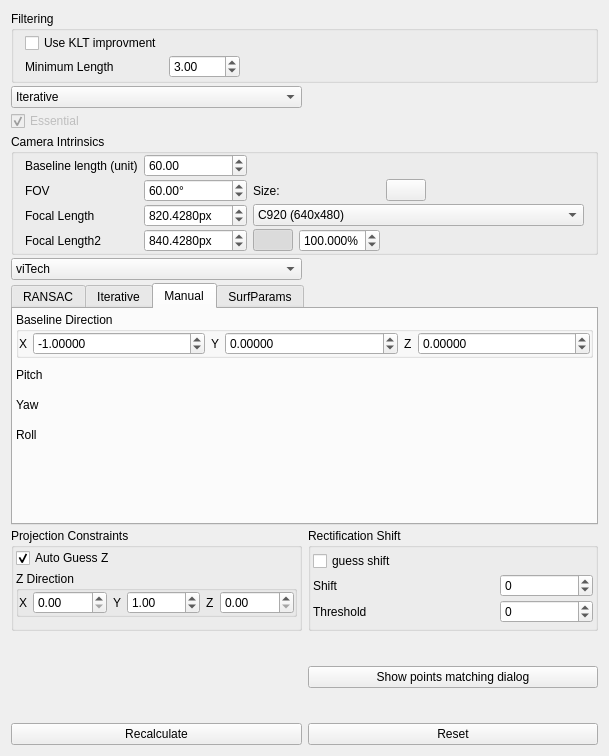
<?xml version="1.0" encoding="UTF-8"?>
<ui version="4.0">
 <class>RectifyParametersControlWidget</class>
 <widget class="QWidget" name="RectifyParametersControlWidget">
  <property name="geometry">
   <rect>
    <x>0</x>
    <y>0</y>
    <width>609</width>
    <height>756</height>
   </rect>
  </property>
  <property name="windowTitle">
   <string>RectifyCamDialog</string>
  </property>
  <property name="windowIcon">
   <iconset resource="../../resources/main.qrc">
    <normaloff>:/new/prefix1/georectify.png</normaloff>:/new/prefix1/georectify.png</iconset>
  </property>
  <layout class="QGridLayout" name="gridLayout_2">
   <property name="verticalSpacing">
    <number>3</number>
   </property>
   <item row="0" column="0" colspan="2">
    <widget class="QGroupBox" name="groupBox_3">
     <property name="sizePolicy">
      <sizepolicy hsizetype="Preferred" vsizetype="Maximum">
       <horstretch>0</horstretch>
       <verstretch>0</verstretch>
      </sizepolicy>
     </property>
     <property name="title">
      <string>Filtering</string>
     </property>
     <layout class="QGridLayout" name="gridLayout_3">
      <property name="topMargin">
       <number>2</number>
      </property>
      <property name="bottomMargin">
       <number>2</number>
      </property>
      <property name="verticalSpacing">
       <number>2</number>
      </property>
      <item row="1" column="0">
       <widget class="QLabel" name="minimumLengthLabel">
        <property name="text">
         <string>Minimum Length</string>
        </property>
       </widget>
      </item>
      <item row="1" column="1">
       <widget class="QDoubleSpinBox" name="filterMinimumLengthSpinBox">
        <property name="maximum">
         <double>9999.989999999999782</double>
        </property>
        <property name="value">
         <double>3.000000000000000</double>
        </property>
       </widget>
      </item>
      <item row="0" column="2" rowspan="2">
       <spacer name="horizontalSpacer">
        <property name="orientation">
         <enum>Qt::Horizontal</enum>
        </property>
        <property name="sizeHint" stdset="0">
         <size>
          <width>40</width>
          <height>20</height>
         </size>
        </property>
       </spacer>
      </item>
      <item row="0" column="0">
       <widget class="QCheckBox" name="useKLTCheckBox">
        <property name="text">
         <string>Use KLT improvment</string>
        </property>
       </widget>
      </item>
     </layout>
    </widget>
   </item>
   <item row="3" column="0">
    <widget class="QCheckBox" name="computeEssentialCheckBox">
     <property name="enabled">
      <bool>false</bool>
     </property>
     <property name="text">
      <string>Essential</string>
     </property>
     <property name="checked">
      <bool>true</bool>
     </property>
    </widget>
   </item>
   <item row="10" column="0">
    <widget class="QPushButton" name="rectifyButton">
     <property name="text">
      <string>Recalculate</string>
     </property>
    </widget>
   </item>
   <item row="7" column="1">
    <widget class="QGroupBox" name="groupBox">
     <property name="title">
      <string>Rectification Shift</string>
     </property>
     <layout class="QGridLayout" name="gridLayout_5">
      <property name="leftMargin">
       <number>2</number>
      </property>
      <property name="topMargin">
       <number>0</number>
      </property>
      <property name="rightMargin">
       <number>2</number>
      </property>
      <property name="bottomMargin">
       <number>0</number>
      </property>
      <property name="spacing">
       <number>0</number>
      </property>
      <item row="0" column="0" colspan="3">
       <widget class="QCheckBox" name="autoShiftCheckBox">
        <property name="text">
         <string>guess shift</string>
        </property>
       </widget>
      </item>
      <item row="2" column="0">
       <widget class="QLabel" name="label_5">
        <property name="text">
         <string>Shift</string>
        </property>
       </widget>
      </item>
      <item row="2" column="2">
       <widget class="QSpinBox" name="preShiftSpinBox">
        <property name="minimum">
         <number>-1000</number>
        </property>
        <property name="maximum">
         <number>1000</number>
        </property>
       </widget>
      </item>
      <item row="3" column="2">
       <widget class="QSpinBox" name="guessShiftThresholdSpinBox">
        <property name="minimum">
         <number>-1000</number>
        </property>
        <property name="maximum">
         <number>1000</number>
        </property>
       </widget>
      </item>
      <item row="3" column="0">
       <widget class="QLabel" name="label_6">
        <property name="text">
         <string>Threshold</string>
        </property>
       </widget>
      </item>
     </layout>
    </widget>
   </item>
   <item row="8" column="0">
    <spacer name="verticalSpacer_2">
     <property name="orientation">
      <enum>Qt::Vertical</enum>
     </property>
     <property name="sizeHint" stdset="0">
      <size>
       <width>20</width>
       <height>40</height>
      </size>
     </property>
    </spacer>
   </item>
   <item row="10" column="1">
    <widget class="QPushButton" name="resetButton">
     <property name="text">
      <string>Reset</string>
     </property>
    </widget>
   </item>
   <item row="7" column="0">
    <widget class="QGroupBox" name="groupBox_6">
     <property name="title">
      <string>Projection Constraints</string>
     </property>
     <layout class="QGridLayout" name="gridLayout_8">
      <property name="leftMargin">
       <number>2</number>
      </property>
      <property name="topMargin">
       <number>0</number>
      </property>
      <property name="rightMargin">
       <number>2</number>
      </property>
      <property name="verticalSpacing">
       <number>3</number>
      </property>
      <item row="3" column="0" colspan="3">
       <widget class="QGroupBox" name="groupBox_7">
        <property name="title">
         <string>Z Direction</string>
        </property>
        <layout class="QGridLayout" name="gridLayout_7">
         <property name="leftMargin">
          <number>0</number>
         </property>
         <property name="topMargin">
          <number>0</number>
         </property>
         <property name="rightMargin">
          <number>0</number>
         </property>
         <property name="bottomMargin">
          <number>0</number>
         </property>
         <property name="verticalSpacing">
          <number>0</number>
         </property>
         <item row="0" column="0">
          <widget class="QLabel" name="label_12">
           <property name="sizePolicy">
            <sizepolicy hsizetype="Maximum" vsizetype="Preferred">
             <horstretch>0</horstretch>
             <verstretch>0</verstretch>
            </sizepolicy>
           </property>
           <property name="text">
            <string>X</string>
           </property>
          </widget>
         </item>
         <item row="0" column="1">
          <widget class="QDoubleSpinBox" name="zdirXSpinBox">
           <property name="value">
            <double>0.000000000000000</double>
           </property>
          </widget>
         </item>
         <item row="0" column="2">
          <widget class="QLabel" name="label_13">
           <property name="sizePolicy">
            <sizepolicy hsizetype="Maximum" vsizetype="Preferred">
             <horstretch>0</horstretch>
             <verstretch>0</verstretch>
            </sizepolicy>
           </property>
           <property name="text">
            <string>Y</string>
           </property>
          </widget>
         </item>
         <item row="0" column="4">
          <widget class="QLabel" name="label_14">
           <property name="sizePolicy">
            <sizepolicy hsizetype="Maximum" vsizetype="Preferred">
             <horstretch>0</horstretch>
             <verstretch>0</verstretch>
            </sizepolicy>
           </property>
           <property name="text">
            <string>Z</string>
           </property>
          </widget>
         </item>
         <item row="0" column="3">
          <widget class="QDoubleSpinBox" name="zdirYSpinBox">
           <property name="value">
            <double>1.000000000000000</double>
           </property>
          </widget>
         </item>
         <item row="0" column="5">
          <widget class="QDoubleSpinBox" name="zdirZSpinBox"/>
         </item>
        </layout>
       </widget>
      </item>
      <item row="2" column="0">
       <widget class="QCheckBox" name="autoZCheckBox">
        <property name="text">
         <string>Auto Guess Z</string>
        </property>
        <property name="checked">
         <bool>true</bool>
        </property>
       </widget>
      </item>
     </layout>
    </widget>
   </item>
   <item row="4" column="0" colspan="2">
    <widget class="QGroupBox" name="groupBox_2">
     <property name="title">
      <string>Camera Intrinsics</string>
     </property>
     <layout class="QGridLayout" name="gridLayout_10">
      <property name="topMargin">
       <number>0</number>
      </property>
      <property name="bottomMargin">
       <number>0</number>
      </property>
      <property name="verticalSpacing">
       <number>2</number>
      </property>
      <item row="2" column="1">
       <widget class="QDoubleSpinBox" name="priorFocalSpinBox">
        <property name="suffix">
         <string>px</string>
        </property>
        <property name="decimals">
         <number>4</number>
        </property>
        <property name="maximum">
         <double>99999.990000000005239</double>
        </property>
        <property name="value">
         <double>820.427999999999997</double>
        </property>
       </widget>
      </item>
      <item row="0" column="0">
       <widget class="QLabel" name="label_8">
        <property name="text">
         <string>Baseline length (unit)</string>
        </property>
       </widget>
      </item>
      <item row="0" column="1">
       <widget class="QDoubleSpinBox" name="baselineLengthSpinBox">
        <property name="minimum">
         <double>-99999.000000000000000</double>
        </property>
        <property name="maximum">
         <double>99999.990000000005239</double>
        </property>
        <property name="value">
         <double>60.000000000000000</double>
        </property>
       </widget>
      </item>
      <item row="2" column="0">
       <widget class="QLabel" name="RansacLabel_3">
        <property name="text">
         <string>Focal Length</string>
        </property>
       </widget>
      </item>
      <item row="2" column="3" colspan="3">
       <widget class="QComboBox" name="cameraPresetComboBox">
        <item>
         <property name="text">
          <string>С920 (640x480)</string>
         </property>
        </item>
        <item>
         <property name="text">
          <string>Sony PS Eye 640x480 (wide)</string>
         </property>
        </item>
        <item>
         <property name="text">
          <string>Sony PS Eye 640x480 (tele)</string>
         </property>
        </item>
        <item>
         <property name="text">
          <string>Beholder (Crow) v1</string>
         </property>
        </item>
       </widget>
      </item>
      <item row="3" column="0">
       <widget class="QLabel" name="label_23">
        <property name="text">
         <string>Focal Length2</string>
        </property>
       </widget>
      </item>
      <item row="3" column="3">
       <widget class="QPushButton" name="lockedFocalButton">
        <property name="text">
         <string/>
        </property>
        <property name="icon">
         <iconset resource="../../resources/main.qrc">
          <normaloff>:/new/prefix1/unlock.png</normaloff>
          <normalon>:/new/prefix1/lock.png</normalon>:/new/prefix1/unlock.png</iconset>
        </property>
        <property name="checkable">
         <bool>true</bool>
        </property>
        <property name="checked">
         <bool>true</bool>
        </property>
       </widget>
      </item>
      <item row="3" column="1">
       <widget class="QDoubleSpinBox" name="priorFocal2SpinBox">
        <property name="prefix">
         <string/>
        </property>
        <property name="suffix">
         <string>px</string>
        </property>
        <property name="decimals">
         <number>4</number>
        </property>
        <property name="maximum">
         <double>99999.990000000005239</double>
        </property>
        <property name="value">
         <double>840.427999999999997</double>
        </property>
       </widget>
      </item>
      <item row="3" column="4">
       <widget class="QDoubleSpinBox" name="focalProportionSpinBox">
        <property name="suffix">
         <string>%</string>
        </property>
        <property name="decimals">
         <number>3</number>
        </property>
        <property name="maximum">
         <double>999.990000000000009</double>
        </property>
        <property name="value">
         <double>100.000000000000000</double>
        </property>
       </widget>
      </item>
      <item row="1" column="0">
       <widget class="QLabel" name="label_19">
        <property name="enabled">
         <bool>true</bool>
        </property>
        <property name="text">
         <string>FOV</string>
        </property>
       </widget>
      </item>
      <item row="1" column="1">
       <widget class="QDoubleSpinBox" name="fovAngleSpinBox">
        <property name="enabled">
         <bool>true</bool>
        </property>
        <property name="prefix">
         <string/>
        </property>
        <property name="suffix">
         <string>°</string>
        </property>
        <property name="maximum">
         <double>180.000000000000000</double>
        </property>
        <property name="value">
         <double>60.000000000000000</double>
        </property>
       </widget>
      </item>
      <item row="3" column="5">
       <spacer name="horizontalSpacer_5">
        <property name="orientation">
         <enum>Qt::Horizontal</enum>
        </property>
        <property name="sizeHint" stdset="0">
         <size>
          <width>40</width>
          <height>20</height>
         </size>
        </property>
       </spacer>
      </item>
      <item row="1" column="5">
       <widget class="QPushButton" name="fovToFocalButton">
        <property name="sizePolicy">
         <sizepolicy hsizetype="Fixed" vsizetype="Fixed">
          <horstretch>0</horstretch>
          <verstretch>0</verstretch>
         </sizepolicy>
        </property>
        <property name="toolTip">
         <string>Use FOV</string>
        </property>
        <property name="text">
         <string/>
        </property>
        <property name="icon">
         <iconset resource="../../resources/main.qrc">
          <normaloff>:/new/prefix1/forward_alt.png</normaloff>:/new/prefix1/forward_alt.png</iconset>
        </property>
       </widget>
      </item>
      <item row="1" column="3" colspan="2">
       <widget class="QLabel" name="sizeLabel">
        <property name="text">
         <string>Size:</string>
        </property>
       </widget>
      </item>
     </layout>
    </widget>
   </item>
   <item row="2" column="0">
    <widget class="QComboBox" name="estimationMethodComboBox">
     <property name="currentIndex">
      <number>1</number>
     </property>
     <item>
      <property name="text">
       <string>RANSAC</string>
      </property>
     </item>
     <item>
      <property name="text">
       <string>Iterative</string>
      </property>
     </item>
     <item>
      <property name="text">
       <string>Manual</string>
      </property>
     </item>
    </widget>
   </item>
   <item row="5" column="0">
    <widget class="QComboBox" name="matchingMethodComboBox">
     <property name="currentIndex">
      <number>1</number>
     </property>
     <item>
      <property name="text">
       <string>SurfCV</string>
      </property>
     </item>
     <item>
      <property name="text">
       <string>viTech</string>
      </property>
     </item>
    </widget>
   </item>
   <item row="6" column="0" colspan="2">
    <widget class="QTabWidget" name="tabWidget">
     <property name="currentIndex">
      <number>2</number>
     </property>
     <widget class="QWidget" name="tab">
      <attribute name="title">
       <string>RANSAC</string>
      </attribute>
      <layout class="QGridLayout" name="gridLayout_11">
       <property name="leftMargin">
        <number>3</number>
       </property>
       <property name="topMargin">
        <number>3</number>
       </property>
       <property name="rightMargin">
        <number>3</number>
       </property>
       <property name="bottomMargin">
        <number>3</number>
       </property>
       <property name="spacing">
        <number>3</number>
       </property>
       <item row="0" column="0">
        <widget class="QCheckBox" name="normaliseCheckBox">
         <property name="text">
          <string>normalise</string>
         </property>
         <property name="checked">
          <bool>true</bool>
         </property>
        </widget>
       </item>
       <item row="1" column="0">
        <widget class="QLabel" name="RansacLabel">
         <property name="text">
          <string>RANSAC iterations</string>
         </property>
        </widget>
       </item>
       <item row="1" column="1">
        <widget class="QSpinBox" name="ransacIterationsSpinBox">
         <property name="maximum">
          <number>100000</number>
         </property>
         <property name="value">
          <number>4000</number>
         </property>
        </widget>
       </item>
       <item row="2" column="0">
        <widget class="QLabel" name="label_2">
         <property name="text">
          <string>RANSAC test size</string>
         </property>
        </widget>
       </item>
       <item row="2" column="1">
        <widget class="QSpinBox" name="ransacTestSizeSpinBox">
         <property name="minimum">
          <number>9</number>
         </property>
         <property name="maximum">
          <number>500</number>
         </property>
         <property name="value">
          <number>15</number>
         </property>
        </widget>
       </item>
       <item row="3" column="0">
        <widget class="QLabel" name="label">
         <property name="text">
          <string>RANSAC threshold</string>
         </property>
        </widget>
       </item>
       <item row="3" column="1">
        <widget class="QDoubleSpinBox" name="ransacThresholdSpinBox">
         <property name="singleStep">
          <double>0.100000000000000</double>
         </property>
         <property name="value">
          <double>1.000000000000000</double>
         </property>
        </widget>
       </item>
       <item row="4" column="1">
        <spacer name="verticalSpacer">
         <property name="orientation">
          <enum>Qt::Vertical</enum>
         </property>
         <property name="sizeHint" stdset="0">
          <size>
           <width>20</width>
           <height>40</height>
          </size>
         </property>
        </spacer>
       </item>
       <item row="3" column="2">
        <spacer name="horizontalSpacer_4">
         <property name="orientation">
          <enum>Qt::Horizontal</enum>
         </property>
         <property name="sizeHint" stdset="0">
          <size>
           <width>40</width>
           <height>20</height>
          </size>
         </property>
        </spacer>
       </item>
      </layout>
     </widget>
     <widget class="QWidget" name="tab_3">
      <attribute name="title">
       <string>Iterative</string>
      </attribute>
      <layout class="QGridLayout" name="gridLayout">
       <property name="topMargin">
        <number>0</number>
       </property>
       <property name="verticalSpacing">
        <number>2</number>
       </property>
       <item row="0" column="0" colspan="2">
        <widget class="QGroupBox" name="groupBox_5">
         <property name="enabled">
          <bool>false</bool>
         </property>
         <property name="title">
          <string>Baseline Direction</string>
         </property>
         <layout class="QGridLayout" name="gridLayout_6">
          <property name="leftMargin">
           <number>0</number>
          </property>
          <property name="topMargin">
           <number>0</number>
          </property>
          <property name="rightMargin">
           <number>0</number>
          </property>
          <property name="bottomMargin">
           <number>0</number>
          </property>
          <property name="verticalSpacing">
           <number>0</number>
          </property>
          <item row="0" column="0">
           <widget class="QLabel" name="label_9">
            <property name="sizePolicy">
             <sizepolicy hsizetype="Maximum" vsizetype="Preferred">
              <horstretch>0</horstretch>
              <verstretch>0</verstretch>
             </sizepolicy>
            </property>
            <property name="text">
             <string>X</string>
            </property>
           </widget>
          </item>
          <item row="0" column="1">
           <widget class="QDoubleSpinBox" name="baselineXSpinBox">
            <property name="value">
             <double>1.000000000000000</double>
            </property>
           </widget>
          </item>
          <item row="0" column="2">
           <widget class="QLabel" name="label_10">
            <property name="sizePolicy">
             <sizepolicy hsizetype="Maximum" vsizetype="Preferred">
              <horstretch>0</horstretch>
              <verstretch>0</verstretch>
             </sizepolicy>
            </property>
            <property name="text">
             <string>Y</string>
            </property>
           </widget>
          </item>
          <item row="0" column="3">
           <widget class="QDoubleSpinBox" name="baselineYSpinBox"/>
          </item>
          <item row="0" column="4">
           <widget class="QLabel" name="label_11">
            <property name="sizePolicy">
             <sizepolicy hsizetype="Maximum" vsizetype="Preferred">
              <horstretch>0</horstretch>
              <verstretch>0</verstretch>
             </sizepolicy>
            </property>
            <property name="text">
             <string>Z</string>
            </property>
           </widget>
          </item>
          <item row="0" column="5">
           <widget class="QDoubleSpinBox" name="baselineZSpinBox"/>
          </item>
         </layout>
        </widget>
       </item>
       <item row="1" column="0">
        <widget class="QLabel" name="label_3">
         <property name="text">
          <string>Search Method</string>
         </property>
        </widget>
       </item>
       <item row="1" column="1">
        <widget class="QComboBox" name="iterativeMethodComboBox">
         <property name="enabled">
          <bool>true</bool>
         </property>
         <property name="currentIndex">
          <number>2</number>
         </property>
         <item>
          <property name="text">
           <string>SVD</string>
          </property>
         </item>
         <item>
          <property name="text">
           <string>GradientDescent</string>
          </property>
         </item>
         <item>
          <property name="text">
           <string>ML</string>
          </property>
         </item>
         <item>
          <property name="text">
           <string>ClassicKalman</string>
          </property>
         </item>
         <item>
          <property name="text">
           <string>Kalman</string>
          </property>
         </item>
        </widget>
       </item>
       <item row="2" column="0">
        <widget class="QLabel" name="ItaretiveIterations">
         <property name="text">
          <string>Iterations</string>
         </property>
        </widget>
       </item>
       <item row="2" column="1">
        <widget class="QSpinBox" name="iterativeIterationsSpinBox">
         <property name="maximum">
          <number>100000</number>
         </property>
         <property name="value">
          <number>50</number>
         </property>
        </widget>
       </item>
       <item row="3" column="0">
        <widget class="QLabel" name="RansacLabel_4">
         <property name="text">
          <string>Initial Sigma (px)</string>
         </property>
        </widget>
       </item>
       <item row="3" column="1">
        <widget class="QDoubleSpinBox" name="iterativeInitialSigmaSpinBox">
         <property name="decimals">
          <number>4</number>
         </property>
         <property name="maximum">
          <double>999.990000000000009</double>
         </property>
         <property name="value">
          <double>30.000000000000000</double>
         </property>
        </widget>
       </item>
       <item row="4" column="0">
        <widget class="QLabel" name="RansacLabel_5">
         <property name="text">
          <string>Sigma Factor</string>
         </property>
        </widget>
       </item>
       <item row="4" column="1">
        <widget class="QDoubleSpinBox" name="iterativeFactorSigmaSpinBox">
         <property name="decimals">
          <number>5</number>
         </property>
         <property name="maximum">
          <double>2.990000000000000</double>
         </property>
         <property name="value">
          <double>0.940000000000000</double>
         </property>
        </widget>
       </item>
       <item row="6" column="0">
        <spacer name="verticalSpacer_3">
         <property name="orientation">
          <enum>Qt::Vertical</enum>
         </property>
         <property name="sizeHint" stdset="0">
          <size>
           <width>20</width>
           <height>40</height>
          </size>
         </property>
        </spacer>
       </item>
       <item row="3" column="2">
        <spacer name="horizontalSpacer_3">
         <property name="orientation">
          <enum>Qt::Horizontal</enum>
         </property>
         <property name="sizeHint" stdset="0">
          <size>
           <width>40</width>
           <height>20</height>
          </size>
         </property>
        </spacer>
       </item>
       <item row="5" column="0">
        <widget class="QLabel" name="finalSigmaLabel">
         <property name="text">
          <string>Info Label</string>
         </property>
        </widget>
       </item>
      </layout>
     </widget>
     <widget class="QWidget" name="tab_2">
      <attribute name="title">
       <string>Manual</string>
      </attribute>
      <layout class="QGridLayout" name="gridLayout_4">
       <property name="leftMargin">
        <number>3</number>
       </property>
       <property name="topMargin">
        <number>3</number>
       </property>
       <property name="rightMargin">
        <number>3</number>
       </property>
       <property name="bottomMargin">
        <number>3</number>
       </property>
       <property name="spacing">
        <number>3</number>
       </property>
       <item row="0" column="0" colspan="3">
        <widget class="QGroupBox" name="groupBox_8">
         <property name="title">
          <string>Baseline Direction</string>
         </property>
         <layout class="QGridLayout" name="gridLayout_9">
          <property name="leftMargin">
           <number>0</number>
          </property>
          <property name="topMargin">
           <number>0</number>
          </property>
          <property name="rightMargin">
           <number>0</number>
          </property>
          <property name="bottomMargin">
           <number>0</number>
          </property>
          <property name="verticalSpacing">
           <number>0</number>
          </property>
          <item row="0" column="0">
           <widget class="QLabel" name="label_15">
            <property name="sizePolicy">
             <sizepolicy hsizetype="Maximum" vsizetype="Preferred">
              <horstretch>0</horstretch>
              <verstretch>0</verstretch>
             </sizepolicy>
            </property>
            <property name="text">
             <string>X</string>
            </property>
           </widget>
          </item>
          <item row="0" column="1">
           <widget class="QDoubleSpinBox" name="manualXSpinBox">
            <property name="decimals">
             <number>5</number>
            </property>
            <property name="minimum">
             <double>-999.000000000000000</double>
            </property>
            <property name="maximum">
             <double>999.990000000000009</double>
            </property>
            <property name="value">
             <double>-1.000000000000000</double>
            </property>
           </widget>
          </item>
          <item row="0" column="2">
           <widget class="QLabel" name="label_16">
            <property name="sizePolicy">
             <sizepolicy hsizetype="Maximum" vsizetype="Preferred">
              <horstretch>0</horstretch>
              <verstretch>0</verstretch>
             </sizepolicy>
            </property>
            <property name="text">
             <string>Y</string>
            </property>
           </widget>
          </item>
          <item row="0" column="3">
           <widget class="QDoubleSpinBox" name="manualYSpinBox">
            <property name="decimals">
             <number>5</number>
            </property>
            <property name="minimum">
             <double>-999.000000000000000</double>
            </property>
            <property name="maximum">
             <double>999.990000000000009</double>
            </property>
            <property name="value">
             <double>0.000000000000000</double>
            </property>
           </widget>
          </item>
          <item row="0" column="4">
           <widget class="QLabel" name="label_17">
            <property name="sizePolicy">
             <sizepolicy hsizetype="Maximum" vsizetype="Preferred">
              <horstretch>0</horstretch>
              <verstretch>0</verstretch>
             </sizepolicy>
            </property>
            <property name="text">
             <string>Z</string>
            </property>
           </widget>
          </item>
          <item row="0" column="5">
           <widget class="QDoubleSpinBox" name="manualZSpinBox">
            <property name="decimals">
             <number>5</number>
            </property>
            <property name="minimum">
             <double>-999.000000000000000</double>
            </property>
            <property name="maximum">
             <double>999.990000000000009</double>
            </property>
           </widget>
          </item>
         </layout>
        </widget>
       </item>
       <item row="1" column="0">
        <widget class="QLabel" name="label_4">
         <property name="text">
          <string>Pitch</string>
         </property>
        </widget>
       </item>
       <item row="1" column="1">
        <widget class="AngleEditBox" name="manualPitchSpinBox" native="true">
         <property name="sizePolicy">
          <sizepolicy hsizetype="Preferred" vsizetype="Preferred">
           <horstretch>0</horstretch>
           <verstretch>0</verstretch>
          </sizepolicy>
         </property>
         <property name="minimumSize">
          <size>
           <width>13</width>
           <height>27</height>
          </size>
         </property>
        </widget>
       </item>
       <item row="1" column="2">
        <spacer name="horizontalSpacer_2">
         <property name="orientation">
          <enum>Qt::Horizontal</enum>
         </property>
         <property name="sizeHint" stdset="0">
          <size>
           <width>40</width>
           <height>20</height>
          </size>
         </property>
        </spacer>
       </item>
       <item row="2" column="0">
        <widget class="QLabel" name="label_7">
         <property name="text">
          <string>Yaw</string>
         </property>
        </widget>
       </item>
       <item row="2" column="1">
        <widget class="AngleEditBox" name="manualYawSpinBox" native="true">
         <property name="sizePolicy">
          <sizepolicy hsizetype="Preferred" vsizetype="Fixed">
           <horstretch>0</horstretch>
           <verstretch>0</verstretch>
          </sizepolicy>
         </property>
         <property name="minimumSize">
          <size>
           <width>13</width>
           <height>27</height>
          </size>
         </property>
        </widget>
       </item>
       <item row="3" column="0">
        <widget class="QLabel" name="label_18">
         <property name="text">
          <string>Roll</string>
         </property>
        </widget>
       </item>
       <item row="3" column="1">
        <widget class="AngleEditBox" name="manualRollSpinBox" native="true">
         <property name="sizePolicy">
          <sizepolicy hsizetype="Preferred" vsizetype="Minimum">
           <horstretch>0</horstretch>
           <verstretch>0</verstretch>
          </sizepolicy>
         </property>
         <property name="minimumSize">
          <size>
           <width>13</width>
           <height>27</height>
          </size>
         </property>
        </widget>
       </item>
       <item row="4" column="0">
        <spacer name="verticalSpacer_4">
         <property name="orientation">
          <enum>Qt::Vertical</enum>
         </property>
         <property name="sizeHint" stdset="0">
          <size>
           <width>20</width>
           <height>40</height>
          </size>
         </property>
        </spacer>
       </item>
      </layout>
     </widget>
     <widget class="QWidget" name="tab_4">
      <attribute name="title">
       <string>SurfParams</string>
      </attribute>
      <layout class="QGridLayout" name="gridLayout_12">
       <property name="leftMargin">
        <number>3</number>
       </property>
       <property name="topMargin">
        <number>3</number>
       </property>
       <property name="rightMargin">
        <number>3</number>
       </property>
       <property name="bottomMargin">
        <number>3</number>
       </property>
       <property name="spacing">
        <number>3</number>
       </property>
       <item row="0" column="0">
        <widget class="QLabel" name="label_22">
         <property name="text">
          <string>Hessian Threshold</string>
         </property>
        </widget>
       </item>
       <item row="0" column="1">
        <widget class="QDoubleSpinBox" name="hessianThresholdSpinBox">
         <property name="sizePolicy">
          <sizepolicy hsizetype="Minimum" vsizetype="Fixed">
           <horstretch>0</horstretch>
           <verstretch>0</verstretch>
          </sizepolicy>
         </property>
         <property name="maximum">
          <double>100000.000000000000000</double>
         </property>
        </widget>
       </item>
       <item row="0" column="2">
        <widget class="QCheckBox" name="extendedCheckBox">
         <property name="text">
          <string>extended</string>
         </property>
        </widget>
       </item>
       <item row="1" column="0">
        <widget class="QLabel" name="label_21">
         <property name="text">
          <string>Octaves</string>
         </property>
        </widget>
       </item>
       <item row="1" column="1">
        <widget class="QSpinBox" name="octavesSpinBox"/>
       </item>
       <item row="2" column="0">
        <widget class="QLabel" name="label_20">
         <property name="text">
          <string>Octave Layers</string>
         </property>
        </widget>
       </item>
       <item row="2" column="1">
        <widget class="QSpinBox" name="octaveLayersSpinBox"/>
       </item>
       <item row="3" column="0" colspan="3">
        <spacer name="verticalSpacer_5">
         <property name="orientation">
          <enum>Qt::Vertical</enum>
         </property>
         <property name="sizeHint" stdset="0">
          <size>
           <width>20</width>
           <height>40</height>
          </size>
         </property>
        </spacer>
       </item>
       <item row="0" column="3">
        <spacer name="horizontalSpacer_6">
         <property name="orientation">
          <enum>Qt::Horizontal</enum>
         </property>
         <property name="sizeHint" stdset="0">
          <size>
           <width>40</width>
           <height>20</height>
          </size>
         </property>
        </spacer>
       </item>
      </layout>
     </widget>
    </widget>
   </item>
   <item row="8" column="1">
    <widget class="QPushButton" name="bPointsMatching">
     <property name="text">
      <string>Show points matching dialog</string>
     </property>
    </widget>
   </item>
  </layout>
 </widget>
 <layoutdefault spacing="6" margin="11"/>
 <customwidgets>
  <customwidget>
   <class>AngleEditBox</class>
   <extends>QWidget</extends>
   <header>angleEditBox.h</header>
   <container>1</container>
  </customwidget>
 </customwidgets>
 <tabstops>
  <tabstop>useKLTCheckBox</tabstop>
  <tabstop>filterMinimumLengthSpinBox</tabstop>
  <tabstop>estimationMethodComboBox</tabstop>
  <tabstop>computeEssentialCheckBox</tabstop>
  <tabstop>baselineLengthSpinBox</tabstop>
  <tabstop>priorFocalSpinBox</tabstop>
  <tabstop>tabWidget</tabstop>
  <tabstop>normaliseCheckBox</tabstop>
  <tabstop>ransacIterationsSpinBox</tabstop>
  <tabstop>ransacTestSizeSpinBox</tabstop>
  <tabstop>ransacThresholdSpinBox</tabstop>
  <tabstop>baselineXSpinBox</tabstop>
  <tabstop>baselineYSpinBox</tabstop>
  <tabstop>baselineZSpinBox</tabstop>
  <tabstop>iterativeMethodComboBox</tabstop>
  <tabstop>iterativeIterationsSpinBox</tabstop>
  <tabstop>iterativeInitialSigmaSpinBox</tabstop>
  <tabstop>iterativeFactorSigmaSpinBox</tabstop>
  <tabstop>manualXSpinBox</tabstop>
  <tabstop>manualYSpinBox</tabstop>
  <tabstop>manualZSpinBox</tabstop>
  <tabstop>autoZCheckBox</tabstop>
  <tabstop>zdirXSpinBox</tabstop>
  <tabstop>zdirYSpinBox</tabstop>
  <tabstop>zdirZSpinBox</tabstop>
  <tabstop>autoShiftCheckBox</tabstop>
  <tabstop>preShiftSpinBox</tabstop>
  <tabstop>guessShiftThresholdSpinBox</tabstop>
  <tabstop>rectifyButton</tabstop>
  <tabstop>resetButton</tabstop>
 </tabstops>
 <resources>
  <include location="../../resources/main.qrc"/>
 </resources>
 <connections/>
</ui>
